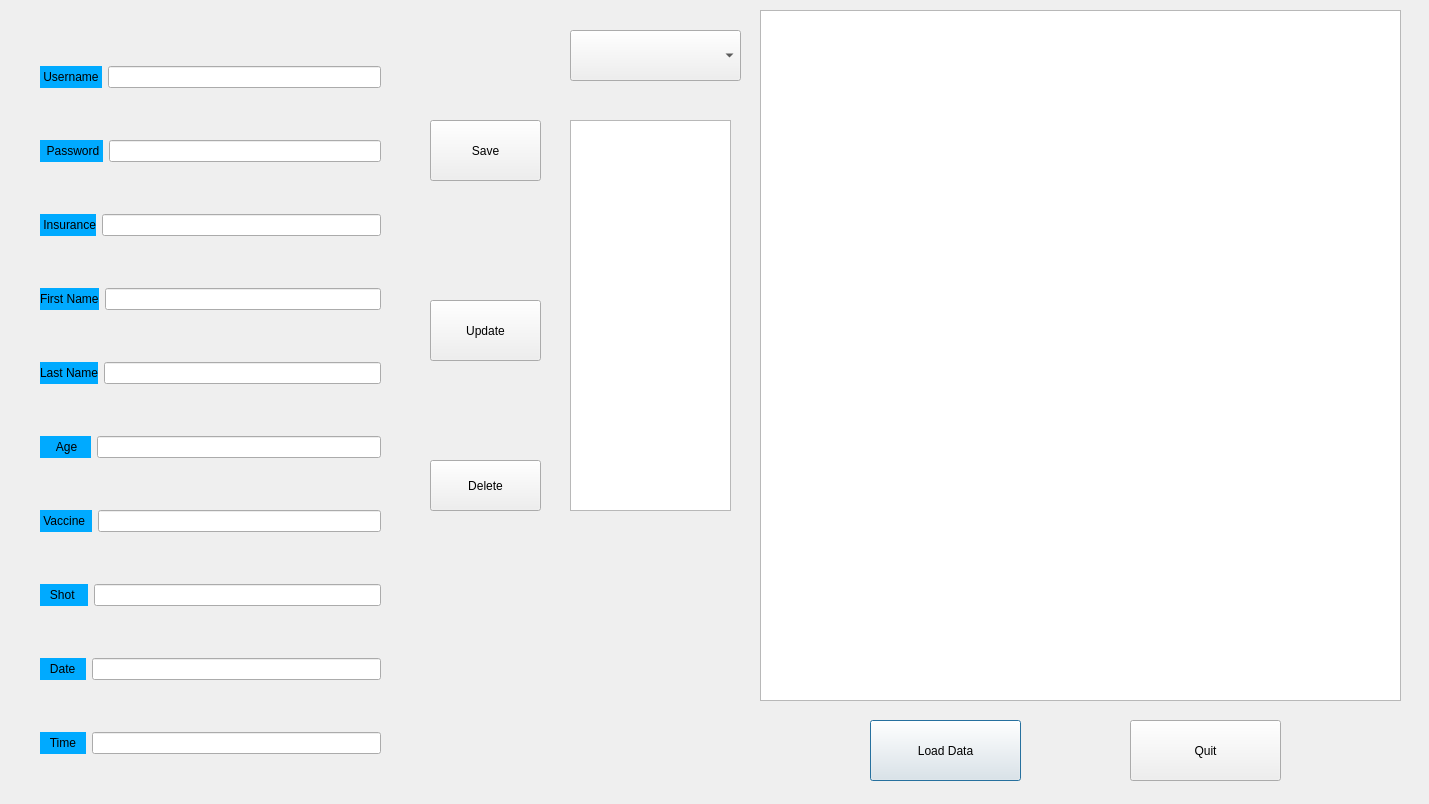
<?xml version="1.0" encoding="UTF-8"?>
<ui version="4.0">
 <class>AdminDialog1</class>
 <widget class="QDialog" name="AdminDialog1">
  <property name="geometry">
   <rect>
    <x>0</x>
    <y>0</y>
    <width>1429</width>
    <height>804</height>
   </rect>
  </property>
  <property name="windowTitle">
   <string>Dialog</string>
  </property>
  <widget class="QListView" name="listView">
   <property name="geometry">
    <rect>
     <x>570</x>
     <y>120</y>
     <width>161</width>
     <height>391</height>
    </rect>
   </property>
   <property name="styleSheet">
    <string notr="true">font: 75 14pt &quot;MS Shell Dlg 2&quot;;
color: rgb(255, 255, 255);</string>
   </property>
  </widget>
  <widget class="QPushButton" name="pushButton_loadInfo">
   <property name="geometry">
    <rect>
     <x>870</x>
     <y>720</y>
     <width>151</width>
     <height>61</height>
    </rect>
   </property>
   <property name="styleSheet">
    <string notr="true">font: 75 14pt &quot;MS Shell Dlg 2&quot;;</string>
   </property>
   <property name="text">
    <string>Load Data</string>
   </property>
  </widget>
  <widget class="QComboBox" name="comboBox">
   <property name="geometry">
    <rect>
     <x>570</x>
     <y>30</y>
     <width>171</width>
     <height>51</height>
    </rect>
   </property>
   <property name="styleSheet">
    <string notr="true">font: 75 14pt &quot;MS Shell Dlg 2&quot;;</string>
   </property>
  </widget>
  <widget class="QPushButton" name="pushButton_save">
   <property name="geometry">
    <rect>
     <x>430</x>
     <y>120</y>
     <width>111</width>
     <height>61</height>
    </rect>
   </property>
   <property name="styleSheet">
    <string notr="true">font: 75 14pt &quot;MS Shell Dlg 2&quot;;</string>
   </property>
   <property name="text">
    <string>Save</string>
   </property>
  </widget>
  <widget class="QPushButton" name="pushButton_delete">
   <property name="geometry">
    <rect>
     <x>430</x>
     <y>460</y>
     <width>111</width>
     <height>51</height>
    </rect>
   </property>
   <property name="styleSheet">
    <string notr="true">font: 75 14pt &quot;MS Shell Dlg 2&quot;;</string>
   </property>
   <property name="text">
    <string>Delete</string>
   </property>
  </widget>
  <widget class="QPushButton" name="pushButton_update">
   <property name="geometry">
    <rect>
     <x>430</x>
     <y>300</y>
     <width>111</width>
     <height>61</height>
    </rect>
   </property>
   <property name="styleSheet">
    <string notr="true">font: 75 14pt &quot;MS Shell Dlg 2&quot;;</string>
   </property>
   <property name="text">
    <string>Update</string>
   </property>
  </widget>
  <widget class="QLabel" name="label_11">
   <property name="geometry">
    <rect>
     <x>420</x>
     <y>560</y>
     <width>321</width>
     <height>171</height>
    </rect>
   </property>
   <property name="sizePolicy">
    <sizepolicy hsizetype="Fixed" vsizetype="Preferred">
     <horstretch>0</horstretch>
     <verstretch>0</verstretch>
    </sizepolicy>
   </property>
   <property name="focusPolicy">
    <enum>Qt::StrongFocus</enum>
   </property>
   <property name="contextMenuPolicy">
    <enum>Qt::CustomContextMenu</enum>
   </property>
   <property name="acceptDrops">
    <bool>true</bool>
   </property>
   <property name="text">
    <string/>
   </property>
   <property name="pixmap">
    <pixmap resource="Resource.qrc">:/img/images.jfif</pixmap>
   </property>
   <property name="wordWrap">
    <bool>false</bool>
   </property>
  </widget>
  <widget class="QTableView" name="tableView">
   <property name="geometry">
    <rect>
     <x>760</x>
     <y>10</y>
     <width>641</width>
     <height>691</height>
    </rect>
   </property>
   <property name="styleSheet">
    <string notr="true">font: 75 10pt &quot;MS Shell Dlg 2&quot;;</string>
   </property>
  </widget>
  <widget class="QWidget" name="layoutWidget">
   <property name="geometry">
    <rect>
     <x>40</x>
     <y>20</y>
     <width>341</width>
     <height>781</height>
    </rect>
   </property>
   <layout class="QVBoxLayout" name="verticalLayout">
    <item>
     <layout class="QHBoxLayout" name="horizontalLayout">
      <item>
       <widget class="QLabel" name="label">
        <property name="styleSheet">
         <string notr="true">background-color: rgb(0, 170, 255);
font: 75 14pt &quot;MS Shell Dlg 2&quot;;
border-color: rgb(0, 170, 255);</string>
        </property>
        <property name="text">
         <string> Username </string>
        </property>
       </widget>
      </item>
      <item>
       <widget class="QLineEdit" name="lineEdit_username">
        <property name="styleSheet">
         <string notr="true">font: 75 12pt &quot;MS Shell Dlg 2&quot;;</string>
        </property>
       </widget>
      </item>
     </layout>
    </item>
    <item>
     <layout class="QHBoxLayout" name="horizontalLayout_2">
      <item>
       <widget class="QLabel" name="label_2">
        <property name="styleSheet">
         <string notr="true">background-color: rgb(0, 170, 255);
font: 75 14pt &quot;MS Shell Dlg 2&quot;;
border-color: rgb(0, 170, 255);</string>
        </property>
        <property name="text">
         <string>  Password </string>
        </property>
       </widget>
      </item>
      <item>
       <widget class="QLineEdit" name="lineEdit_pw">
        <property name="styleSheet">
         <string notr="true">font: 75 12pt &quot;MS Shell Dlg 2&quot;;</string>
        </property>
       </widget>
      </item>
     </layout>
    </item>
    <item>
     <layout class="QHBoxLayout" name="horizontalLayout_6">
      <item>
       <widget class="QLabel" name="label_5">
        <property name="styleSheet">
         <string notr="true">background-color: rgb(0, 170, 255);
font: 75 14pt &quot;MS Shell Dlg 2&quot;;
border-color: rgb(0, 170, 255);</string>
        </property>
        <property name="text">
         <string> Insurance</string>
        </property>
       </widget>
      </item>
      <item>
       <widget class="QLineEdit" name="lineEdit_insur">
        <property name="styleSheet">
         <string notr="true">font: 75 12pt &quot;MS Shell Dlg 2&quot;;</string>
        </property>
       </widget>
      </item>
     </layout>
    </item>
    <item>
     <layout class="QHBoxLayout" name="horizontalLayout_3">
      <item>
       <widget class="QLabel" name="label_3">
        <property name="styleSheet">
         <string notr="true">background-color: rgb(0, 170, 255);
font: 75 14pt &quot;MS Shell Dlg 2&quot;;
border-color: rgb(0, 170, 255);</string>
        </property>
        <property name="text">
         <string>First Name</string>
        </property>
       </widget>
      </item>
      <item>
       <widget class="QLineEdit" name="lineEdit_fName">
        <property name="styleSheet">
         <string notr="true">font: 75 12pt &quot;MS Shell Dlg 2&quot;;</string>
        </property>
       </widget>
      </item>
     </layout>
    </item>
    <item>
     <layout class="QHBoxLayout" name="horizontalLayout_4">
      <item>
       <widget class="QLabel" name="label_4">
        <property name="styleSheet">
         <string notr="true">background-color: rgb(0, 170, 255);
font: 75 14pt &quot;MS Shell Dlg 2&quot;;
border-color: rgb(0, 170, 255);</string>
        </property>
        <property name="text">
         <string>Last Name</string>
        </property>
       </widget>
      </item>
      <item>
       <widget class="QLineEdit" name="lineEdit_lName">
        <property name="styleSheet">
         <string notr="true">font: 75 12pt &quot;MS Shell Dlg 2&quot;;</string>
        </property>
       </widget>
      </item>
     </layout>
    </item>
    <item>
     <layout class="QHBoxLayout" name="horizontalLayout_7">
      <item>
       <widget class="QLabel" name="label_8">
        <property name="styleSheet">
         <string notr="true">background-color: rgb(0, 170, 255);
font: 75 14pt &quot;MS Shell Dlg 2&quot;;
border-color: rgb(0, 170, 255);</string>
        </property>
        <property name="text">
         <string>     Age    </string>
        </property>
       </widget>
      </item>
      <item>
       <widget class="QLineEdit" name="lineEdit_age">
        <property name="styleSheet">
         <string notr="true">font: 75 12pt &quot;MS Shell Dlg 2&quot;;</string>
        </property>
       </widget>
      </item>
     </layout>
    </item>
    <item>
     <layout class="QHBoxLayout" name="horizontalLayout_5">
      <item>
       <widget class="QLabel" name="label_6">
        <property name="styleSheet">
         <string notr="true">background-color: rgb(0, 170, 255);
font: 75 14pt &quot;MS Shell Dlg 2&quot;;
border-color: rgb(0, 170, 255);</string>
        </property>
        <property name="text">
         <string> Vaccine  </string>
        </property>
       </widget>
      </item>
      <item>
       <widget class="QLineEdit" name="lineEdit_vaccine">
        <property name="styleSheet">
         <string notr="true">font: 75 12pt &quot;MS Shell Dlg 2&quot;;</string>
        </property>
       </widget>
      </item>
     </layout>
    </item>
    <item>
     <layout class="QHBoxLayout" name="horizontalLayout_8">
      <item>
       <widget class="QLabel" name="label_7">
        <property name="styleSheet">
         <string notr="true">background-color: rgb(0, 170, 255);
font: 75 14pt &quot;MS Shell Dlg 2&quot;;
border-color: rgb(0, 170, 255);</string>
        </property>
        <property name="text">
         <string>   Shot    </string>
        </property>
       </widget>
      </item>
      <item>
       <widget class="QLineEdit" name="lineEdit_shot">
        <property name="styleSheet">
         <string notr="true">font: 75 12pt &quot;MS Shell Dlg 2&quot;;</string>
        </property>
       </widget>
      </item>
     </layout>
    </item>
    <item>
     <layout class="QHBoxLayout" name="horizontalLayout_9">
      <item>
       <widget class="QLabel" name="label_10">
        <property name="styleSheet">
         <string notr="true">background-color: rgb(0, 170, 255);
font: 75 14pt &quot;MS Shell Dlg 2&quot;;
border-color: rgb(0, 170, 255);</string>
        </property>
        <property name="text">
         <string>   Date   </string>
        </property>
       </widget>
      </item>
      <item>
       <widget class="QLineEdit" name="lineEdit_date">
        <property name="styleSheet">
         <string notr="true">font: 75 12pt &quot;MS Shell Dlg 2&quot;;</string>
        </property>
       </widget>
      </item>
     </layout>
    </item>
    <item>
     <layout class="QHBoxLayout" name="horizontalLayout_10">
      <item>
       <widget class="QLabel" name="label_9">
        <property name="styleSheet">
         <string notr="true">background-color: rgb(0, 170, 255);
font: 75 14pt &quot;MS Shell Dlg 2&quot;;
border-color: rgb(0, 170, 255);</string>
        </property>
        <property name="text">
         <string>   Time   </string>
        </property>
       </widget>
      </item>
      <item>
       <widget class="QLineEdit" name="lineEdit_time">
        <property name="styleSheet">
         <string notr="true">font: 75 12pt &quot;MS Shell Dlg 2&quot;;</string>
        </property>
       </widget>
      </item>
     </layout>
    </item>
   </layout>
  </widget>
  <widget class="QPushButton" name="pushButton_quit">
   <property name="geometry">
    <rect>
     <x>1130</x>
     <y>720</y>
     <width>151</width>
     <height>61</height>
    </rect>
   </property>
   <property name="styleSheet">
    <string notr="true">font: 75 14pt &quot;MS Shell Dlg 2&quot;;</string>
   </property>
   <property name="text">
    <string>Quit</string>
   </property>
  </widget>
 </widget>
 <resources>
  <include location="Resource.qrc"/>
 </resources>
 <connections/>
</ui>
